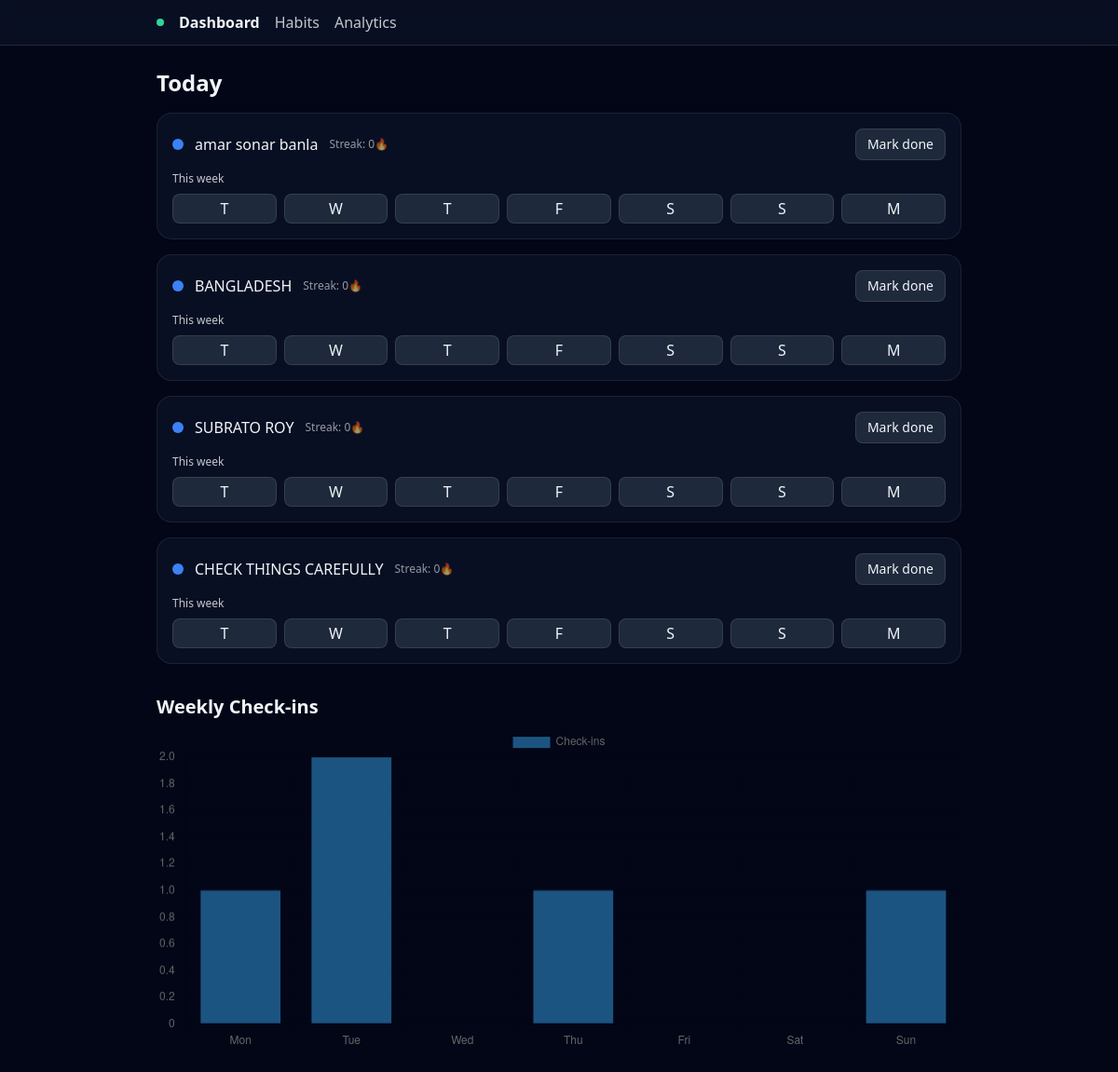
Before: / with the older database file.
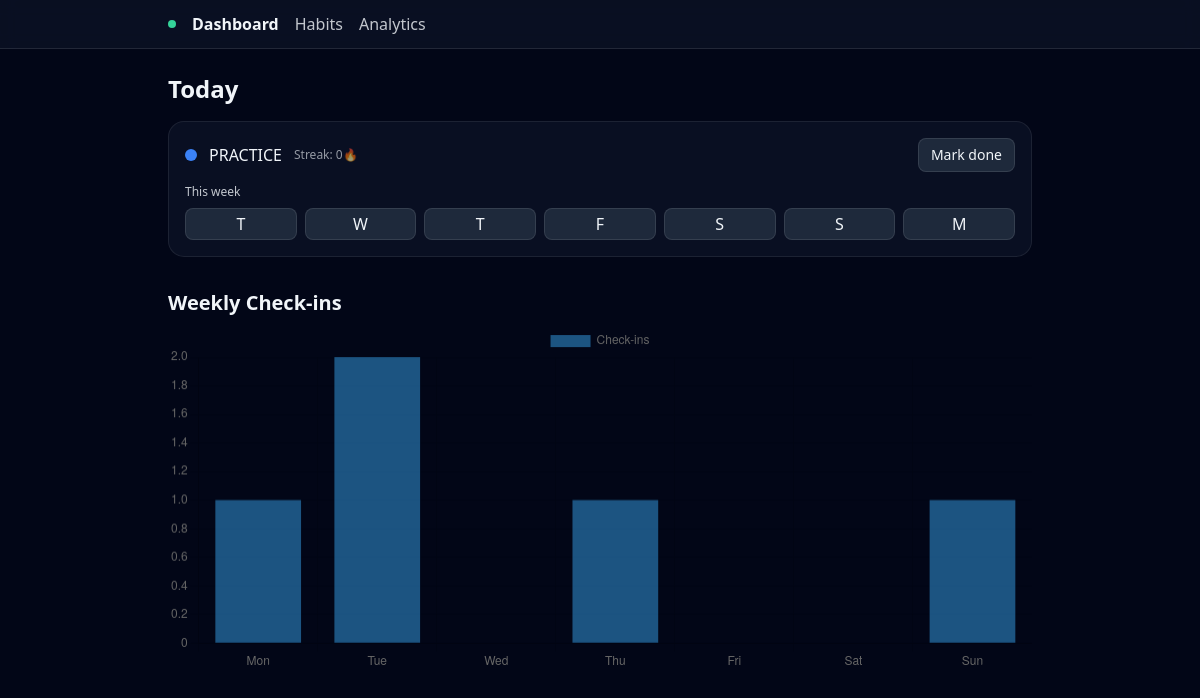
After: the same page with the newer database file.
### app.py (models this page shows)
class Habit(db.Model):
    id = db.Column(db.Integer, primary_key=True)
    name = db.Column(db.String(120), nullable=False, unique=True)
    color = db.Column(db.String(9), default="#3b82f6")
    goal_type = db.Column(db.String(20), default='daily')
    target_per_day = db.Column(db.Integer, default=1)
    created_at = db.Column(db.Date, default=date.today)

### app.py (the view)
@app.route('/')
def index():
    today = date.today()
    habits = Habit.query.order_by(Habit.created_at.desc()).all()
    days = [today - timedelta(days=i) for i in reversed(range(7))]
    check_map = {(c.habit_id, c.date) for c in Checkin.query.filter(Checkin.date >= days[0]).all()}
    return render_template('index.html', habits=habits, days=days, check_map=check_map)

### templates/index.html (shortened to what this page needs)
{% extends 'base.html' %} {% block content %}
<h1 class="text-2xl font-semibold mb-4">Today</h1>
<div class="grid gap-4">
  {% for habit in habits %}
  <div class="card rounded-2xl p-4">
    <div class="flex items-center justify-between">
      <div class="flex items-center gap-3">
        <div class="w-3 h-3 rounded-full" style="background: #3b82f6"></div>
        <div class="font-medium">{{habit.name}}</div>
        <span class="text-xs opacity-60">Streak: 0🔥</span>
      </div>
      <button
        class="px-3 py-1.5 rounded-lg text-sm border border-white/10 bg-slate-800"
      >
        Mark done
      </button>
    </div>
    <div class="mt-3 text-xs opacity-80">This week</div>
    <div class="mt-2 grid grid-cols-7 gap-2">
        {% for day in days %} {% set on = (habit.id, day) in check_map %}
      <button
        data-hid="{{habit.id}}"
        data-date="{{day.isoformat()}}"
        class="
        toggle
        h-8 rounded-lg border border-white/10
        {{ 'bg-emerald-500/30' if on else 'bg-slate-800' }}"
      >
        {{ day.strftime('%a')[:1] }}
      </button>
        {% endfor%}
    </div>
  </div>
  {% endfor %}
</div>
<h2 class="text-xl font-semibold mt-8 mb-2">Weekly Check-ins</h2>
<canvas id="chart" height="120"></canvas>
<script>
  const labels = ["Mon", "Tue", "Wed", "Thu", "Fri", "Sat", "Sun"];
  const data = [1, 2, 0, 1, 0, 0, 1];
  new Chart(document.getElementById("chart"), {
    type: "bar",
    data: { labels, datasets: [{ label: "Check-ins", data }] },
    options: { scales: { y: { beginAtZero: true, precision: 0 } } },
  });
</script>
{% endblock %}

### templates/base.html (shortened to what this page needs)
<!DOCTYPE html>
<html lang="en">
  <head>
    <script src="https://cdn.tailwindcss.com"></script>
  </head>
  <body class="bg-slate-950 text-slate-100">
    <nav
      class="border-b border-white/10 bg-slate-900/60 backdrop-blur sticky top-0 z-10"
    >
      <div class="max-w-4xl mx-auto px-4 py-3 flex items-center gap-4">
        <div class="w-2 h-2 rounded-full bg-emerald-400"></div>
        <a href="/" class="font-semibold">Dashboard</a>
        <a href="/habits" class="opacity-80 hover:opacity-100">Habits</a>
        <a href="/analytics" class="opacity-80 hover:opacity-100">Analytics</a>
      </div>
    </nav>
    <main class="max-w-4xl mx-auto px-4 py-6">
      {% block content %}{% endblock %}
    </main>
  </body>
</html>

### templates/base.html (style rules this page uses)
.card { background: rgb(15 23 42 / 0.6); border: 1px solid rgba(255, 255, 255, 0.08); border-radius: 1rem; }

Changed rows visible on the page:
removed Habit: name "amar sonar banla", day "T" "W" "T" "F" "S" "S" "M"
removed Habit: name "BANGLADESH", day "T" "W" "T" "F" "S" "S" "M"
removed Habit: name "SUBRATO ROY", day "T" "W" "T" "F" "S" "S" "M"
removed Habit: name "CHECK THINGS CAREFULLY", day "T" "W" "T" "F" "S" "S" "M"
added Habit: name "PRACTICE", day "T" "W" "T" "F" "S" "S" "M"
